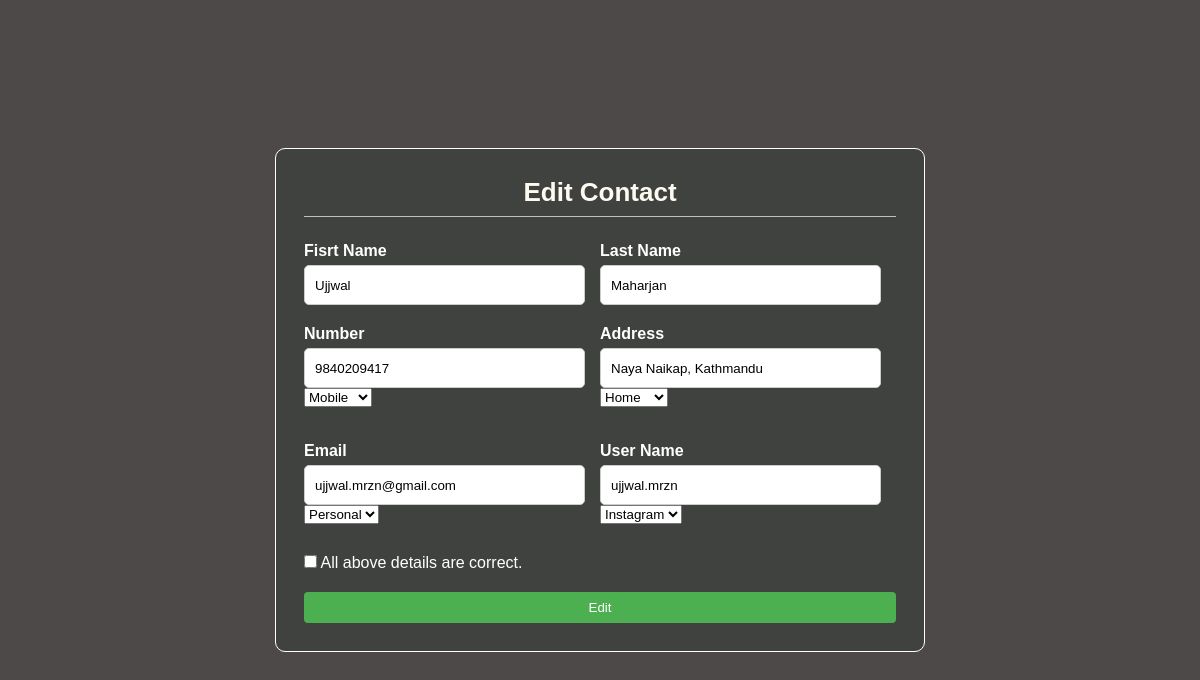
/edit/174, run on an earlier commit of the app's database.
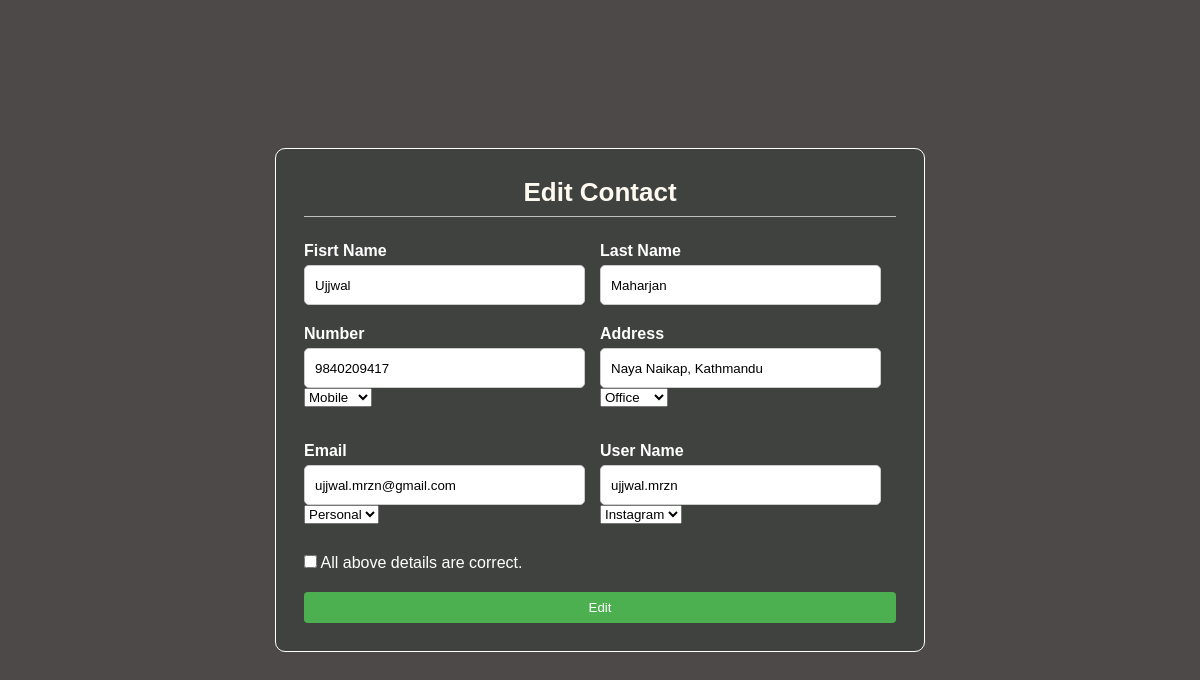
And on a later commit of the database.
### accounts/models.py (models this page shows, shortened)
class Person(models.Model):
    id = models.AutoField(primary_key=True)
    first_name = models.CharField(max_length=20 , null=True)
    last_name = models.CharField(max_length=15 , null=True)
    phone = models.ForeignKey(Phone, null=True , on_delete= models.SET_NULL)
    address = models.ForeignKey(Address, null=True , on_delete= models.SET_NULL)
    email = models.ForeignKey(Email, null=True , on_delete= models.SET_NULL)
    media = models.ForeignKey(SocialMedia, null=True , on_delete= models.SET_NULL)

class Address(models.Model):
    TYPE = (
        ('Home' , 'Home'),
        ('Office' , 'Office'),
        ('College' , 'College')
    )
    Address = models.CharField(max_length=200 , null=True)
    Address_type= models.CharField(max_length=200 , null=True , choices=TYPE )

class Phone(models.Model):
    TYPE = (
        ('Home' , 'Home'),
        ('Mobile' , 'Mobile'),
        ('Office' , 'Office'),
        ('College' , 'College'),
    )
    Number = models.IntegerField( null=True )
    Number_type = models.CharField(max_length=200 , null=True , choices=TYPE )

class Email(models.Model):
    TYPE = (
        ('Home' , 'Home'),
        ('Personal' , 'Personal'),
        ('Office' , 'Office'),
        ('College' , 'College')
    )
    email = models.CharField(max_length=200 , null=True)
    email_type = models.CharField(max_length=200 , null=True , choices=TYPE )

class SocialMedia(models.Model):
    APP = (
        ('Facebook' , 'Facebook'),
        ('Instagram' , 'Instagram'),
        ('Twitter' , 'Twitter'),
        ('Linkdin' , 'Linkdlin'),
        ('Snapchat' , 'Snapchat'),
        ('WeChat' , 'WeChat'),
        ('Discord' , 'Discord'),
    )
    User_Name = models.CharField(max_length=200 , null=True)
    Linked_App = models.CharField(max_length=200 , null=True , choices=APP )

### accounts/views.py (the view, shortened to what this page needs)
# urls.py: path('edit/<int:pk>', views.edit, name='edit' ),
def edit(request,pk):
    detail=Person.objects.get(id=pk)
    return render(request,'accounts/edit.html',{'detail': detail})

### accounts/templates/accounts/edit.html (shortened to what this page needs)
{% extends 'accounts/add.html' %}
{% block content %}
<div class="cointainer">
    <form action="" method="post">
      <h2>Edit Contact</h2>
      <div class="content">
        <div class="input-box">
          <label for="firstname">Fisrt Name</label>
          <input type="text" value="{{detail.first_name}}"  id="fname" name="fname" required>
        </div>
        <div class="input-box">
          <label for="lastname">Last Name</label>
          <input type="text" value="{{detail.last_name}}" id="lname" name="lname" required>
        </div>
        <div class="input-box">
          <label for="number">Number</label>
          <input type="tel" value="{{detail.phone.Number}}" id="number" name="number" required>
          <div class="input-box">
            <div class="select-box">
            <select id="Number_type" id="ntype" name="ntype" required>
              <option>{{detail.phone.Number_type}}</option>
            </select>
            </div>
            </div>
        </div>
        <div class="input-box">
          <label for="address">Address</label>
          <input type="text" value="{{detail.address.Address}}" id="address" name="address" required>
          <div class="input-box">
          <div class="select-box">
            <select id="atype"  name="atype" required>
              <option>{{detail.address.Address_type}}</option>
            </select>
            </div>
          </div>
        </div>
        <div class="input-box">
          <label for="email">Email</label>
          <input type="email" value="{{detail.email.email}}"  id="emai"  name="email">
          <div class="input-box">
            <div class="select-box">
            <select id="etype" name="etype">
              <option>{{detail.email.email_type}}</option>
            </select>
            </div>
            </div>
        </div>
        <div class="input-box">
          <label for="username">User Name</label>
          <input type="username" value="{{detail.media.User_Name}}"  id="uname" name="uname" >
        <div class="input-box">
        <div class="select-box">
        <select id="mtype" name="mtype">
          <option>{{detail.media.Linked_App}}</option>
        </select>
        </div>
      </div>
    </div>
        <div class="form-check">
          <input class="form-check-input" type="checkbox" value="" id="invalidCheck2" required>
          <label class="form-check-label" for="invalidCheck2">
            All above details are correct.
          </label>
          </div>
          </div>
      <div class="button-container">
      <form action="" method="post" style="display: inline;">
        <button type="submit" name="button">Edit</button>
      </form>
    </div>
    </form>
  </div>
{% endblock %}

What changed in the data, as far as the page shows it:
changed through a linked row, Person "Ujjwal": atype "Home" → "Office"
